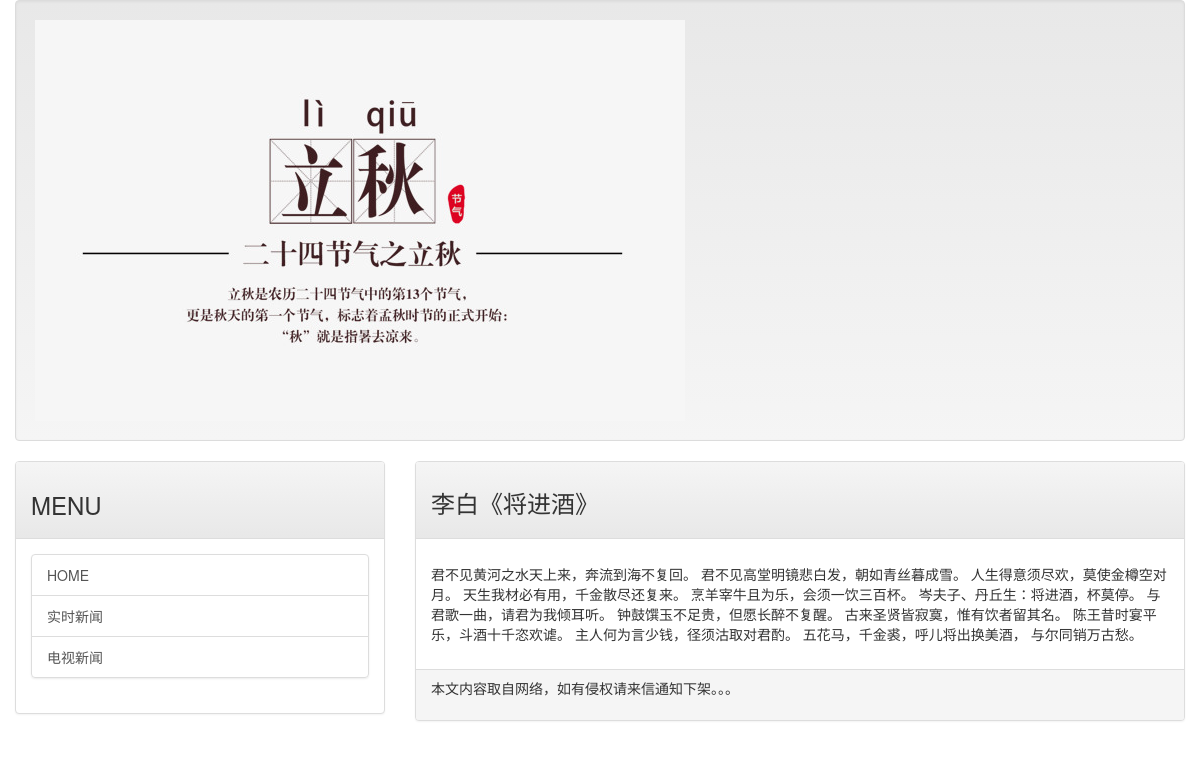
The app's page /post/lib01 with its own data.
### mainsite/models.py (models this page shows, shortened)
class Post(models.Model):
    title = models.CharField(max_length=200)
    slug = models.CharField(max_length=200)
    body = models.TextField()
    pub_date = models.DateTimeField(default=timezone.now)
    class Meta:
        ordering = ('-pub_date',)

### mainsite/views.py (the view)
# urls.py: url(r'^post/(\w+)$', views.showpost),
def showpost(request, slug):
    template = get_template('post.html')
    try:
        post = models.Post.objects.get(slug=slug)
        if post != None:
            html = template.render(locals())
            return HttpResponse(html)
    except:
        return redirect('/')

### templates/post.html (shortened to what this page needs)
{% extends 'base.html' %}
{% load markdown_deux_tags %}
{% block headmessage %}
    <h3 style='font-family:微软雅黑;'>{{ post.title }}</h3>
{% endblock %}
{% block content %}
    <p style='font-family:微软雅黑;font-size:12pt;letter-spacing:2pt;'>
        {{ post.body | markdown }}
    </p>
{% endblock %}

### records on screen
Post: title "李白《将进酒》", body "君不见黄河之水天上来，奔流到海不复回。 君不见高堂明镜悲白发，朝如青丝暮成雪。 人生得意须尽欢，莫使金樽空对月。 天生我材必有用，千金散尽还复来。 烹羊宰牛且为乐，会须一饮三百杯。 岑夫子、丹丘生：将进酒，杯莫停。 与君歌一曲，请君为我倾耳听。 钟鼓馔玉不足贵，但愿长醉不复醒。 古来圣贤皆寂寞，惟有饮者留其名。 陈王昔时宴平乐，斗酒十千恣欢谑。 主人何为言少钱，径须沽取对君酌。 五花马，千金裘，呼儿将出换美酒， 与尔同销万古愁。"
